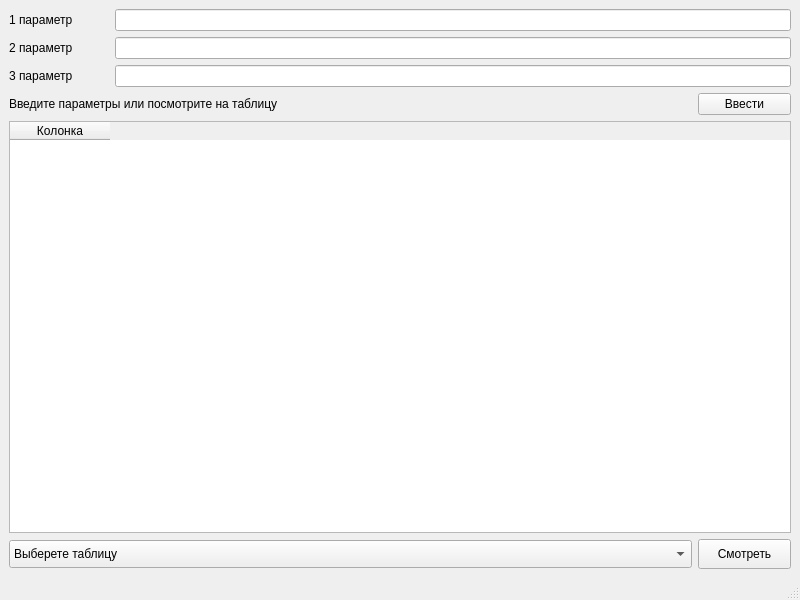
<?xml version="1.0" encoding="UTF-8"?>
<ui version="4.0">
 <class>MainWindow</class>
 <widget class="QMainWindow" name="MainWindow">
  <property name="windowModality">
   <enum>Qt::NonModal</enum>
  </property>
  <property name="geometry">
   <rect>
    <x>0</x>
    <y>0</y>
    <width>800</width>
    <height>600</height>
   </rect>
  </property>
  <property name="minimumSize">
   <size>
    <width>0</width>
    <height>0</height>
   </size>
  </property>
  <property name="maximumSize">
   <size>
    <width>16777215</width>
    <height>16777210</height>
   </size>
  </property>
  <property name="windowTitle">
   <string>Таблицы</string>
  </property>
  <widget class="QWidget" name="centralwidget">
   <layout class="QVBoxLayout" name="verticalLayout">
    <item>
     <layout class="QVBoxLayout" name="layout_input">
      <item>
       <layout class="QHBoxLayout" name="layout_parametr_1">
        <item>
         <widget class="QLabel" name="label_1">
          <property name="minimumSize">
           <size>
            <width>100</width>
            <height>0</height>
           </size>
          </property>
          <property name="font">
           <font>
            <pointsize>9</pointsize>
           </font>
          </property>
          <property name="text">
           <string>1 параметр</string>
          </property>
         </widget>
        </item>
        <item>
         <widget class="QLineEdit" name="line_1"/>
        </item>
       </layout>
      </item>
      <item>
       <layout class="QHBoxLayout" name="layout_parametr_2">
        <item>
         <widget class="QLabel" name="label_2">
          <property name="minimumSize">
           <size>
            <width>100</width>
            <height>0</height>
           </size>
          </property>
          <property name="font">
           <font>
            <pointsize>9</pointsize>
           </font>
          </property>
          <property name="text">
           <string>2 параметр</string>
          </property>
         </widget>
        </item>
        <item>
         <widget class="QLineEdit" name="line_2"/>
        </item>
       </layout>
      </item>
      <item>
       <layout class="QHBoxLayout" name="layout_parametr_3">
        <item>
         <widget class="QLabel" name="label_3">
          <property name="minimumSize">
           <size>
            <width>100</width>
            <height>0</height>
           </size>
          </property>
          <property name="font">
           <font>
            <pointsize>9</pointsize>
           </font>
          </property>
          <property name="text">
           <string>3 параметр</string>
          </property>
         </widget>
        </item>
        <item>
         <widget class="QLineEdit" name="line_3"/>
        </item>
       </layout>
      </item>
     </layout>
    </item>
    <item>
     <layout class="QHBoxLayout" name="horizontalLayout_2">
      <item>
       <widget class="QLabel" name="label">
        <property name="maximumSize">
         <size>
          <width>16777215</width>
          <height>21</height>
         </size>
        </property>
        <property name="font">
         <font>
          <pointsize>9</pointsize>
         </font>
        </property>
        <property name="text">
         <string>Введите параметры или посмотрите на таблицу</string>
        </property>
       </widget>
      </item>
      <item>
       <widget class="QPushButton" name="button_input">
        <property name="maximumSize">
         <size>
          <width>93</width>
          <height>16777215</height>
         </size>
        </property>
        <property name="font">
         <font>
          <pointsize>9</pointsize>
         </font>
        </property>
        <property name="text">
         <string>Ввести</string>
        </property>
       </widget>
      </item>
     </layout>
    </item>
    <item>
     <layout class="QVBoxLayout" name="verticalLayout_2">
      <item>
       <widget class="QTableWidget" name="tableWidget">
        <property name="showGrid">
         <bool>true</bool>
        </property>
        <property name="gridStyle">
         <enum>Qt::SolidLine</enum>
        </property>
        <property name="sortingEnabled">
         <bool>false</bool>
        </property>
        <property name="wordWrap">
         <bool>true</bool>
        </property>
        <property name="cornerButtonEnabled">
         <bool>false</bool>
        </property>
        <property name="rowCount">
         <number>0</number>
        </property>
        <property name="columnCount">
         <number>1</number>
        </property>
        <column>
         <property name="text">
          <string>Колонка</string>
         </property>
         <property name="font">
          <font>
           <family>MS Shell Dlg 2</family>
           <pointsize>9</pointsize>
          </font>
         </property>
        </column>
       </widget>
      </item>
      <item>
       <layout class="QHBoxLayout" name="horizontalLayout">
        <item>
         <widget class="QComboBox" name="comboBox">
          <property name="maximumSize">
           <size>
            <width>16777215</width>
            <height>28</height>
           </size>
          </property>
          <property name="font">
           <font>
            <pointsize>9</pointsize>
           </font>
          </property>
          <item>
           <property name="text">
            <string>Выберете таблицу</string>
           </property>
          </item>
          <item>
           <property name="text">
            <string>cars</string>
           </property>
          </item>
          <item>
           <property name="text">
            <string>people</string>
           </property>
          </item>
         </widget>
        </item>
        <item>
         <widget class="QPushButton" name="button_show">
          <property name="enabled">
           <bool>true</bool>
          </property>
          <property name="minimumSize">
           <size>
            <width>0</width>
            <height>30</height>
           </size>
          </property>
          <property name="maximumSize">
           <size>
            <width>93</width>
            <height>16777215</height>
           </size>
          </property>
          <property name="font">
           <font>
            <pointsize>9</pointsize>
           </font>
          </property>
          <property name="text">
           <string>Смотреть</string>
          </property>
         </widget>
        </item>
       </layout>
      </item>
     </layout>
    </item>
   </layout>
  </widget>
  <widget class="QStatusBar" name="statusbar"/>
 </widget>
 <resources/>
 <connections/>
</ui>
